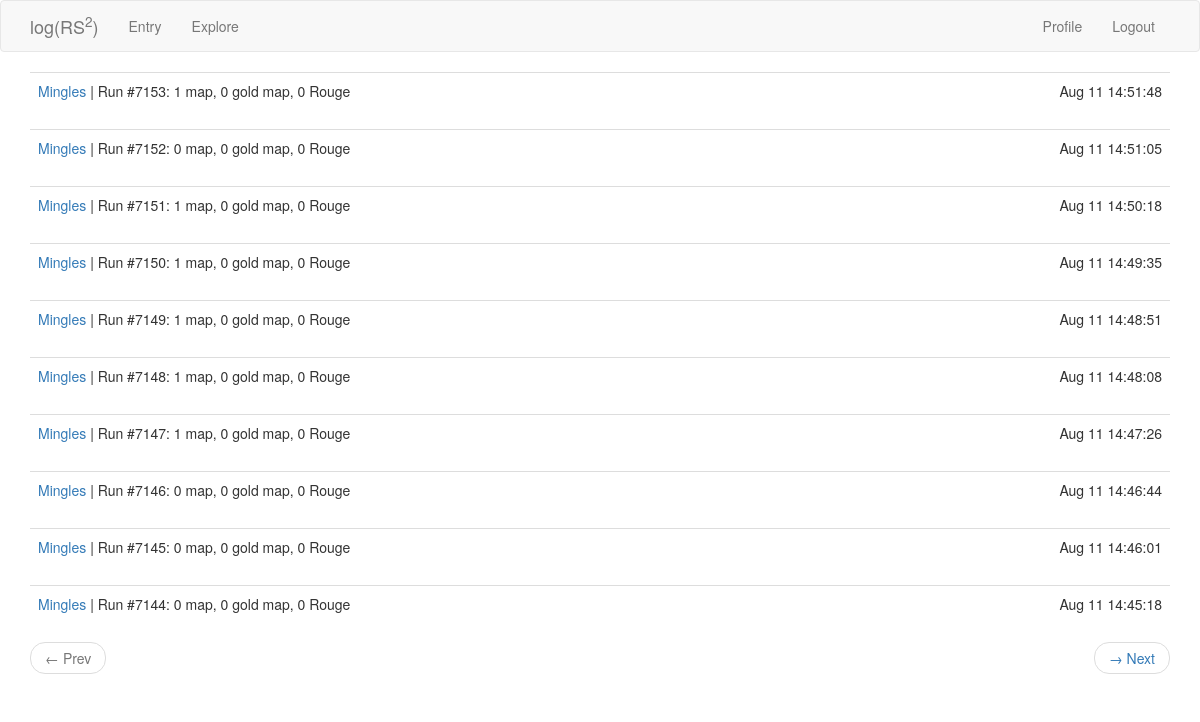
Page /explore (signed in) on the committed database.
### app/models.py (models this page shows, shortened)
class User(UserMixin, db.Model):
    id = db.Column(db.Integer, primary_key=True)
    username = db.Column(db.String(64), index=True, unique=True)
    email = db.Column(db.String(128), index=True, unique=True)
    password_hash = db.Column(db.String(128))
    last_seen = db.Column(db.DateTime, default=datetime.utcnow)
    map_drops = db.relationship('MapDrop', backref='player', lazy='dynamic')
    treasure_drops = db.relationship('TreasureDrop', backref='player', lazy='dynamic')

### app/routes.py (the view)
@app.route('/explore')
@login_required
def explore():
    page = request.args.get('page', 1, type=int)
    mapdrops = MapDrop.query.order_by(MapDrop.time.desc()).paginate(page, app.config['MAPDROPS_PER_PAGE'], False)
    next_url = prev_url = None
    if mapdrops.has_next:
        next_url = url_for('explore', page=mapdrops.next_num)
    if mapdrops.has_prev:
        prev_url = url_for('explore', page=mapdrops.prev_num)
    return render_template('entry.html', title='Explore', user_unknown=True, mapdrops=mapdrops.items,
                            next_url=next_url, prev_url=prev_url)

### app/models.py (called while the page is built)
@login.user_loader
def load_user(id):
    return User.query.get(int(id))

### app/routes.py (called while the page is built)
@app.before_request
def before_request():
    if current_user.is_authenticated:
        current_user.last_seen = datetime.utcnow()
        db.session.commit()

### app/templates/entry.html (shortened to what this page needs)
{% extends "base.html" %}
{% import "bootstrap/wtf.html" as wtf %}
{% block app_content %}
    {% for mapdrop in mapdrops %}
        {% include "_mapdrop.html" %}
    {% endfor %}
    {% if prev_url or next_url %}
    <nav aria-label="...">
        <ul class="pager">
            <li class="previous{% if not prev_url %} disabled{% endif %}">
                <a href="{{ prev_url or '#' }}">
                    <span aria-hidden="true">&larr;</span> Prev
                </a>
            </li>
            <li class="next{% if not next_url %} disabled{% endif %}">
                <a href="{{ next_url or '#' }}">
                    <span aria-hidden="true">&rarr;</span> Next
                </a>
            </li>
        </ul>
    </nav>
    {% endif %}
{% endblock %}

### app/templates/_mapdrop.html
<table class="table table-hover">
    <tr>
        <td>
            {% if user_unknown %}
            <a href="{{ url_for('user', username=mapdrop.player.username) }}">
                {{ mapdrop.player.username }}
            </a>
             |
            {% endif %}
            Run #{{ mapdrop.run }}:
            {{ mapdrop.map }} map, {{ mapdrop.gold_map }} gold map, {{ mapdrop.rouge }} Rouge
        </td>
        <td align="right">
            {{ moment(mapdrop.time).format('MMM DD HH:mm:ss') }}
        </td>
    </tr>
</table>

### rows in the picture
User: player.username "Mingles" "Mingles" "Mingles" "Mingles" "Mingles" "Mingles" "Mingles" "Mingles" "Mingles" "Mingles"

### other values in the picture
{{ mapdrop.run }} "7153" "7152" "7151" "7150" "7149" "7148" "7147" "7146" "7145" "7144"
{{ mapdrop.map }} "1" "0" "1" "1" "1" "1" "1" "0" "0" "0"
{{ mapdrop.gold_map }} "0" "0" "0" "0" "0" "0" "0" "0" "0" "0"
{{ mapdrop.rouge }} "0" "0" "0" "0" "0" "0" "0" "0" "0" "0"
{{ moment(mapdrop.time).format('MMM DD HH:mm:ss') }} "Aug 11 14:51:48" "Aug 11 14:51:05" "Aug 11 14:50:18" "Aug 11 14:49:35" "Aug 11 14:48:51" "Aug 11 14:48:08" "Aug 11 14:47:26" "Aug 11 14:46:44" "Aug 11 14:46:01" "Aug 11 14:45:18"
